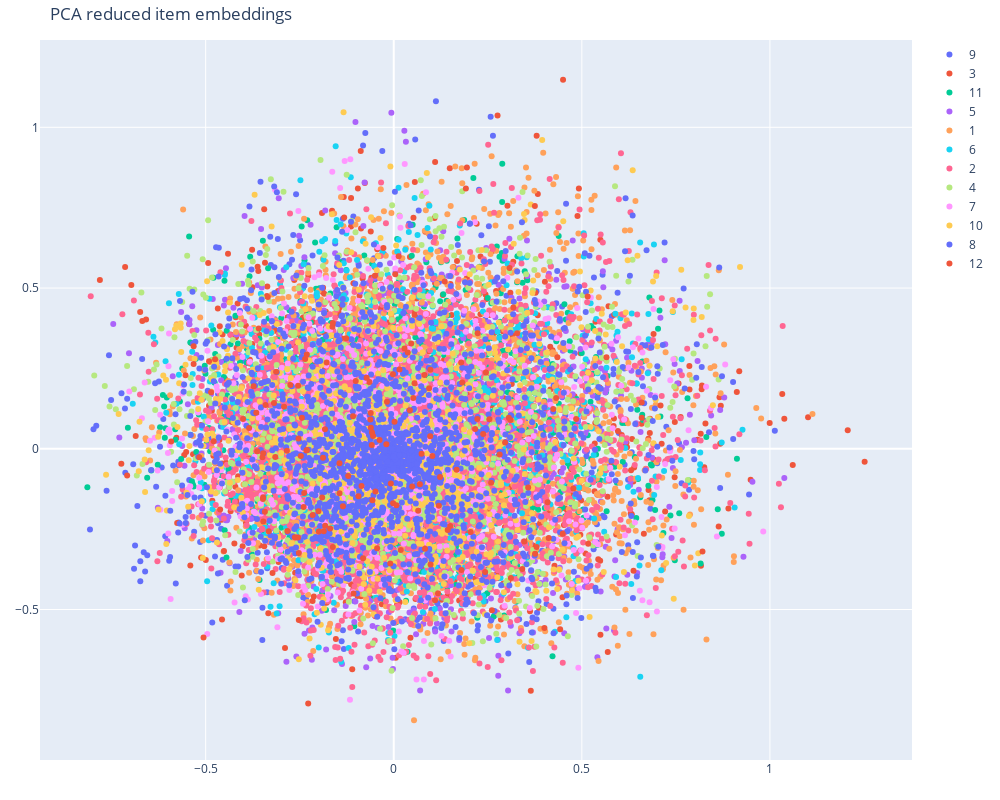

The notebook cell this image was saved under:
### Code cell
pca=PCA(2)

fig = go.Figure()

for cat in items_df.category.unique():
    cat_df=items_df.loc[items_df.category==cat]
    item_embeddings=get_items_embedding(model, torch.tensor(cat_df.item_number.values)).detach().numpy()
    pca_item_embeddings=pca.fit_transform(item_embeddings)

    fig.add_trace(go.Scatter(x=pca_item_embeddings[:,0], y=pca_item_embeddings[:,1], name=cat, mode='markers'))




fig.update_layout(title='PCA reduced item embeddings',
                  margin=dict(l=40, r=40, t=40, b=40),
                  width=1000, height=800)
fig.show()

### Figure 1 — Plotly figure (JSON) as saved in the notebook; plotly's stock layout.template omitted (floating-point values rounded to 4 significant figures; data arrays with more than 128 entries replaced by an {"elided": "..."} marker saying what was removed)
{"data": [{"mode": "markers", "name": "9", "type": "scatter", "x": {"elided": "1148 float values"}, "y": {"elided": "1148 float values"}}, {"mode": "markers", "name": "3", "type": "scatter", "x": {"elided": "1715 float values"}, "y": {"elided": "1715 float values"}}, {"mode": "markers", "name": "11", "type": "scatter", "x": {"elided": "2641 float values"}, "y": {"elided": "2641 float values"}}, {"mode": "markers", "name": "5", "type": "scatter", "x": {"elided": "2482 float values"}, "y": {"elided": "2482 float values"}}, {"mode": "markers", "name": "1", "type": "scatter", "x": {"elided": "7667 float values"}, "y": {"elided": "7667 float values"}}, {"mode": "markers", "name": "6", "type": "scatter", "x": {"elided": "1907 float values"}, "y": {"elided": "1907 float values"}}, {"mode": "markers", "name": "2", "type": "scatter", "x": {"elided": "7064 float values"}, "y": {"elided": "7064 float values"}}, {"mode": "markers", "name": "4", "type": "scatter", "x": {"elided": "2342 float values"}, "y": {"elided": "2342 float values"}}, {"mode": "markers", "name": "7", "type": "scatter", "x": {"elided": "1212 float values"}, "y": {"elided": "1212 float values"}}, {"mode": "markers", "name": "10", "type": "scatter", "x": {"elided": "896 float values"}, "y": {"elided": "896 float values"}}, {"mode": "markers", "name": "8", "type": "scatter", "x": {"elided": "1808 float values"}, "y": {"elided": "1808 float values"}}, {"mode": "markers", "name": "12", "type": "scatter", "x": {"elided": "193 float values"}, "y": {"elided": "193 float values"}}], "layout": {"height": 800, "margin": {"b": 40, "l": 40, "r": 40, "t": 40}, "title": {"text": "PCA reduced item embeddings"}, "width": 1000}}
